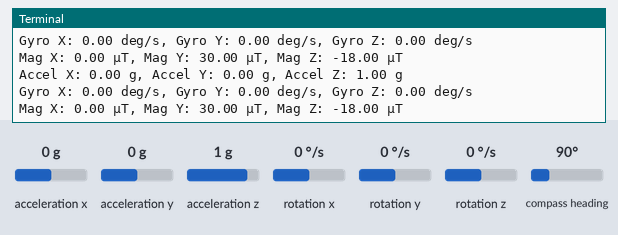
Recording of a program running on a simulated Raspberry Pi (BCM pin numbers). Parts: the last lines printed to the terminal. Inputs (shaded band) come from the test bench; at power-on: acceleration x 0 g, acceleration y 0 g, acceleration z 1 g, rotation x 0 °/s, rotation y 0 °/s, rotation z 0 °/s, compass heading 90°. Files the program writes start out absent; the clock reads 2024-03-15 10:24:30 at power-on unless the program sets it.

Above: at 1.6 s.
1.7 s: acceleration x set to -1.4 g
At 2.5 s:
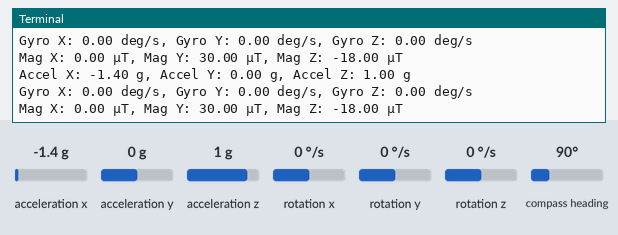
3.2 s: acceleration y set to -1.4 g
At 4.1 s:
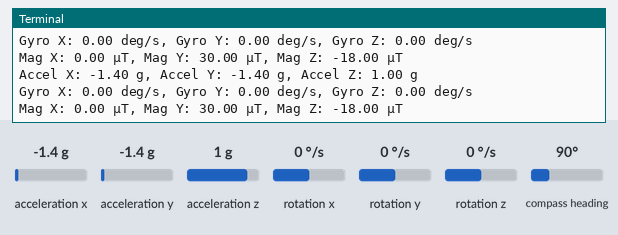
4.7 s: acceleration z set to -1.4 g
At 5.6 s:
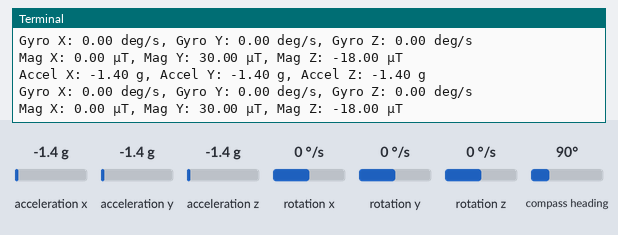
6.2 s: rotation x set to -192 °/s
At 7.2 s:
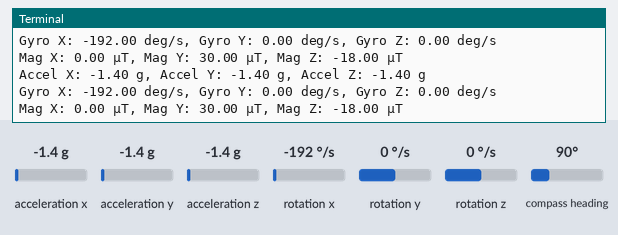
7.7 s: rotation y set to -192 °/s
At 8.4 s:
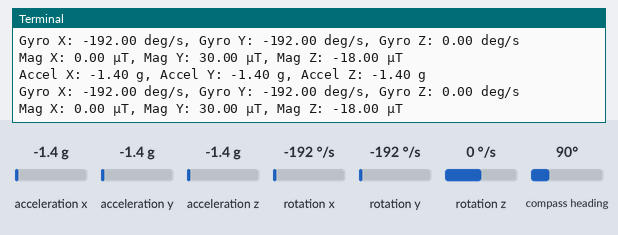

Measured:
- after the input at 1.7 s, the terminal: prints a new line at once (image 1)
- after the input at 3.2 s, the terminal: prints a new line at once (image 2)
- after the input at 4.7 s, the terminal: prints a new line at once (image 3)
- after the input at 6.2 s, the terminal: prints a new line at once (image 4)
- after the input at 7.7 s, the terminal: prints a new line at once (image 5)

The program:

MPU9250.py
```python
'''DOC_EXTRACT

# MPU9250


'''

import smbus
import time

class MPU9250:
    MPU9250_ADDRESS = 0x68
    AK8963_ADDRESS = 0x0C

    PWR_MGMT_1 = 0x6B
    CONFIG = 0x1A
    GYRO_CONFIG = 0x1B
    ACCEL_CONFIG = 0x1C
    ACCEL_CONFIG_2 = 0x1D
    INT_PIN_CFG = 0x37
    ACCEL_XOUT_H = 0x3B
    GYRO_XOUT_H = 0x43

    AK8963_ST1 = 0x02
    AK8963_XOUT_L = 0x03
    AK8963_XOUT_H = 0x04
    AK8963_YOUT_L = 0x05
    AK8963_YOUT_H = 0x06
    AK8963_ZOUT_L = 0x07
    AK8963_ZOUT_H = 0x08
    AK8963_ST2 = 0x09
    AK8963_CNTL1 = 0x0A
    AK8963_CNTL2 = 0x0B
    AK8963_ASAX = 0x10

    ACCEL_SCALE = 16384.0
    GYRO_SCALE = 131.0
    MAG_SCALE = 0.15

    def __init__(self, bus_num=1):
        self.bus = smbus.SMBus(bus_num)
        self.scale_x, self.scale_y, self.scale_z = self.mpu9250_init()

    def mpu9250_init(self):
        try:
            self.bus.write_byte_data(self.MPU9250_ADDRESS, self.PWR_MGMT_1, 0x00)
            time.sleep(0.1)

            self.bus.write_byte_data(self.MPU9250_ADDRESS, self.CONFIG, 0x01)
            self.bus.write_byte_data(self.MPU9250_ADDRESS, self.GYRO_CONFIG, 0x00)
            self.bus.write_byte_data(self.MPU9250_ADDRESS, self.ACCEL_CONFIG, 0x00)
            self.bus.write_byte_data(self.MPU9250_ADDRESS, self.ACCEL_CONFIG_2, 0x01)

            self.bus.write_byte_data(self.MPU9250_ADDRESS, self.INT_PIN_CFG, 0x02)
            time.sleep(0.1)

            self.bus.write_byte_data(self.AK8963_ADDRESS, self.AK8963_CNTL2, 0x01)
            time.sleep(0.1)

            self.bus.write_byte_data(self.AK8963_ADDRESS, self.AK8963_CNTL1, 0x16)
            time.sleep(0.1)

            scale_data = self.bus.read_i2c_block_data(self.AK8963_ADDRESS, self.AK8963_ASAX, 3)
            scale_x = (scale_data[0] - 128) / 256.0 + 1.0
            scale_y = (scale_data[1] - 128) / 256.0 + 1.0
            scale_z = (scale_data[2] - 128) / 256.0 + 1.0

            return scale_x, scale_y, scale_z
        except OSError as e:
            print(f"Error initializing MPU9250: {e}")
            return 1.0, 1.0, 1.0

    def read_raw_data(self, addr):
        try:
            high = self.bus.read_byte_data(self.MPU9250_ADDRESS, addr)
            low = self.bus.read_byte_data(self.MPU9250_ADDRESS, addr + 1)
            value = (high << 8) | low
            if value > 32768:
                value = value - 65536
            return value
        except OSError as e:
            print(f"Error reading raw data from MPU9250: {e}")
            return 0

    def read_raw_data_ak8963(self, addr):
        try:
            low = self.bus.read_byte_data(self.AK8963_ADDRESS, addr)
            high = self.bus.read_byte_data(self.AK8963_ADDRESS, addr + 1)
            value = (high << 8) | low
            if value > 32768:
                value = value - 65536
            return value
        except OSError as e:
            print(f"Error reading raw data from AK8963: {e}")
            return 0

    def read_accel_data(self):
        accel_x = self.read_raw_data(self.ACCEL_XOUT_H) / self.ACCEL_SCALE
        accel_y = self.read_raw_data(self.ACCEL_XOUT_H + 2) / self.ACCEL_SCALE
        accel_z = self.read_raw_data(self.ACCEL_XOUT_H + 4) / self.ACCEL_SCALE
        return accel_x, accel_y, accel_z

    def read_gyro_data(self):
        gyro_x = self.read_raw_data(self.GYRO_XOUT_H) / self.GYRO_SCALE
        gyro_y = self.read_raw_data(self.GYRO_XOUT_H + 2) / self.GYRO_SCALE
        gyro_z = self.read_raw_data(self.GYRO_XOUT_H + 4) / self.GYRO_SCALE
        return gyro_x, gyro_y, gyro_z

    def read_mag_data(self):
        try:
            self.bus.read_byte_data(self.AK8963_ADDRESS, self.AK8963_ST1)
            mag_x = self.read_raw_data_ak8963(self.AK8963_XOUT_L) * self.MAG_SCALE * self.scale_x
            mag_y = self.read_raw_data_ak8963(self.AK8963_YOUT_L) * self.MAG_SCALE * self.scale_y
            mag_z = self.read_raw_data_ak8963(self.AK8963_ZOUT_L) * self.MAG_SCALE * self.scale_z
            self.bus.read_byte_data(self.AK8963_ADDRESS, self.AK8963_ST2)
            return mag_x, mag_y, mag_z
        except OSError as e:
            print(f"Error reading mag data: {e}")
            return 0, 0, 0

def main():
    mpu = MPU9250()
    with open("data.csv", "w") as file:
        file.write("time, ax, ay, az, gx, gy, gz, mx, my, mz\n")
        start = time.time()

        while True:
            accel_x, accel_y, accel_z = mpu.read_accel_data()
            gyro_x, gyro_y, gyro_z = mpu.read_gyro_data()
            mag_x, mag_y, mag_z = mpu.read_mag_data()

            print(f"Accel X: {accel_x:.2f} g, Accel Y: {accel_y:.2f} g, Accel Z: {accel_z:.2f} g")
            print(f"Gyro X: {gyro_x:.2f} deg/s, Gyro Y: {gyro_y:.2f} deg/s, Gyro Z: {gyro_z:.2f} deg/s")
            print(f"Mag X: {mag_x:.2f} μT, Mag Y: {mag_y:.2f} μT, Mag Z: {mag_z:.2f} μT")

            file.write(f"{time.time() - start:.2f}, {accel_x:.2f}, {accel_y:.2f}, {accel_z:.2f}, {gyro_x:.2f}, {gyro_y:.2f}, {gyro_z:.2f}, {mag_x:.2f}, {mag_y:.2f}, {mag_z:.2f}\n")

            time.sleep(0.02)

            if time.time() - start > 50:
                break

if __name__ == "__main__":
    main()
```
